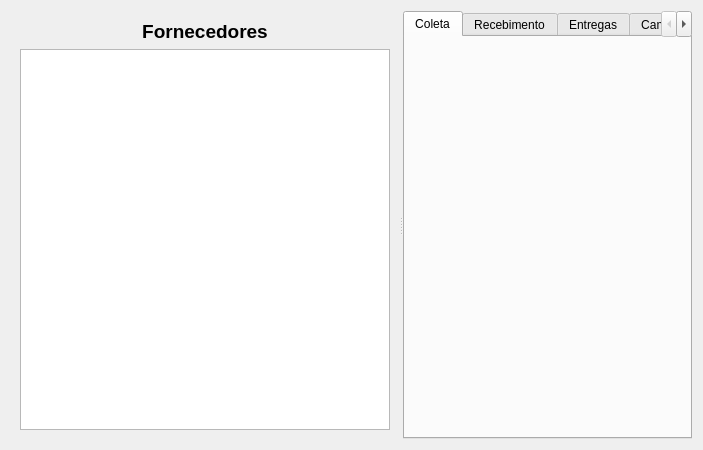
<?xml version="1.0" encoding="UTF-8"?>
<ui version="4.0">
 <class>WidgetLogistica</class>
 <widget class="QWidget" name="WidgetLogistica">
  <property name="geometry">
   <rect>
    <x>0</x>
    <y>0</y>
    <width>703</width>
    <height>450</height>
   </rect>
  </property>
  <property name="windowTitle">
   <string>Form</string>
  </property>
  <layout class="QGridLayout" name="gridLayout">
   <item row="0" column="0">
    <widget class="QSplitter" name="splitter_6">
     <property name="orientation">
      <enum>Qt::Horizontal</enum>
     </property>
     <widget class="QFrame" name="frameForn">
      <layout class="QGridLayout" name="gridLayout_34">
       <item row="0" column="0">
        <layout class="QHBoxLayout" name="horizontalLayout_3">
         <item>
          <widget class="QLabel" name="labelCompras_11">
           <property name="font">
            <font>
             <pointsize>14</pointsize>
             <weight>75</weight>
             <bold>true</bold>
            </font>
           </property>
           <property name="text">
            <string>Fornecedores</string>
           </property>
           <property name="alignment">
            <set>Qt::AlignCenter</set>
           </property>
          </widget>
         </item>
        </layout>
       </item>
       <item row="1" column="0">
        <widget class="TableView" name="tableForn">
         <property name="sizePolicy">
          <sizepolicy hsizetype="Preferred" vsizetype="Expanding">
           <horstretch>0</horstretch>
           <verstretch>0</verstretch>
          </sizepolicy>
         </property>
         <property name="editTriggers">
          <set>QAbstractItemView::NoEditTriggers</set>
         </property>
         <property name="alternatingRowColors">
          <bool>true</bool>
         </property>
         <property name="selectionBehavior">
          <enum>QAbstractItemView::SelectRows</enum>
         </property>
         <property name="sortingEnabled">
          <bool>true</bool>
         </property>
         <attribute name="horizontalHeaderCascadingSectionResizes">
          <bool>true</bool>
         </attribute>
         <attribute name="horizontalHeaderStretchLastSection">
          <bool>false</bool>
         </attribute>
        </widget>
       </item>
      </layout>
     </widget>
     <widget class="QTabWidget" name="tabWidgetLogistica">
      <property name="currentIndex">
       <number>0</number>
      </property>
      <widget class="QWidget" name="tab_5">
       <attribute name="title">
        <string>Coleta</string>
       </attribute>
       <layout class="QGridLayout" name="gridLayout_2">
        <item row="0" column="0">
         <widget class="WidgetLogisticaColeta" name="widgetColeta" native="true"/>
        </item>
       </layout>
      </widget>
      <widget class="QWidget" name="tab_6">
       <attribute name="title">
        <string>Recebimento</string>
       </attribute>
       <layout class="QGridLayout" name="gridLayout_28">
        <item row="0" column="0">
         <widget class="WidgetLogisticaRecebimento" name="widgetRecebimento" native="true"/>
        </item>
       </layout>
      </widget>
      <widget class="QWidget" name="tab_7">
       <attribute name="title">
        <string>Entregas</string>
       </attribute>
       <layout class="QGridLayout" name="gridLayout_27">
        <item row="0" column="0">
         <widget class="WidgetLogisticaEntrega" name="widgetEntrega" native="true"/>
        </item>
       </layout>
      </widget>
      <widget class="QWidget" name="tab">
       <attribute name="title">
        <string>Caminhões</string>
       </attribute>
      </widget>
      <widget class="QWidget" name="tab_2">
       <attribute name="title">
        <string>Representação</string>
       </attribute>
       <layout class="QGridLayout" name="gridLayout_3">
        <item row="0" column="0">
         <widget class="WidgetLogisticaRepresentacao" name="widgetRepresentacao" native="true"/>
        </item>
       </layout>
      </widget>
     </widget>
    </widget>
   </item>
  </layout>
 </widget>
 <customwidgets>
  <customwidget>
   <class>TableView</class>
   <extends>QTableView</extends>
   <header>src/tableview.h</header>
  </customwidget>
  <customwidget>
   <class>WidgetLogisticaColeta</class>
   <extends>QWidget</extends>
   <header>src/widgetlogisticacoleta.h</header>
   <container>1</container>
  </customwidget>
  <customwidget>
   <class>WidgetLogisticaRecebimento</class>
   <extends>QWidget</extends>
   <header>src/widgetlogisticarecebimento.h</header>
   <container>1</container>
  </customwidget>
  <customwidget>
   <class>WidgetLogisticaEntrega</class>
   <extends>QWidget</extends>
   <header>src/widgetlogisticaentrega.h</header>
   <container>1</container>
  </customwidget>
  <customwidget>
   <class>WidgetLogisticaRepresentacao</class>
   <extends>QWidget</extends>
   <header>src/widgetlogisticarepresentacao.h</header>
   <container>1</container>
  </customwidget>
 </customwidgets>
 <resources/>
 <connections/>
</ui>
